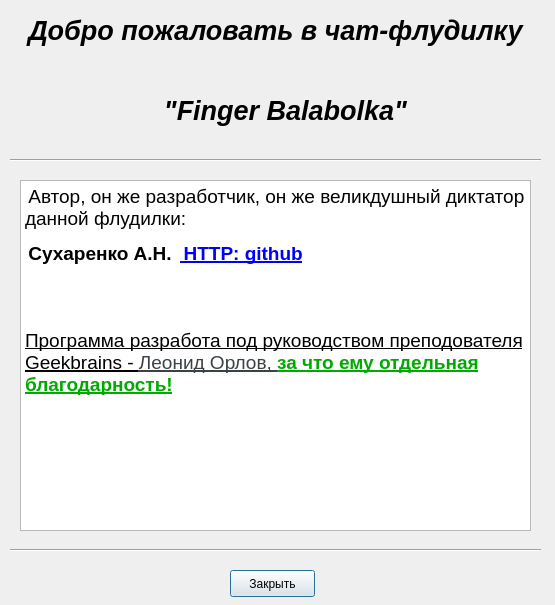
<?xml version="1.0" encoding="UTF-8"?>
<ui version="4.0">
 <class>Dialog</class>
 <widget class="QDialog" name="Dialog">
  <property name="geometry">
   <rect>
    <x>0</x>
    <y>0</y>
    <width>555</width>
    <height>605</height>
   </rect>
  </property>
  <property name="maximumSize">
   <size>
    <width>555</width>
    <height>605</height>
   </size>
  </property>
  <property name="windowTitle">
   <string>Dialog</string>
  </property>
  <widget class="QPushButton" name="pushButton">
   <property name="geometry">
    <rect>
     <x>230</x>
     <y>570</y>
     <width>85</width>
     <height>27</height>
    </rect>
   </property>
   <property name="text">
    <string>Закрыть</string>
   </property>
  </widget>
  <widget class="QLabel" name="label">
   <property name="geometry">
    <rect>
     <x>20</x>
     <y>10</y>
     <width>511</width>
     <height>41</height>
    </rect>
   </property>
   <property name="font">
    <font>
     <pointsize>20</pointsize>
     <weight>75</weight>
     <italic>true</italic>
     <bold>true</bold>
    </font>
   </property>
   <property name="text">
    <string>Добро пожаловать в чат-флудилку</string>
   </property>
   <property name="alignment">
    <set>Qt::AlignCenter</set>
   </property>
  </widget>
  <widget class="Line" name="line">
   <property name="geometry">
    <rect>
     <x>10</x>
     <y>150</y>
     <width>531</width>
     <height>20</height>
    </rect>
   </property>
   <property name="orientation">
    <enum>Qt::Horizontal</enum>
   </property>
  </widget>
  <widget class="Line" name="line_2">
   <property name="geometry">
    <rect>
     <x>10</x>
     <y>540</y>
     <width>531</width>
     <height>20</height>
    </rect>
   </property>
   <property name="orientation">
    <enum>Qt::Horizontal</enum>
   </property>
  </widget>
  <widget class="QLabel" name="label_2">
   <property name="geometry">
    <rect>
     <x>160</x>
     <y>90</y>
     <width>251</width>
     <height>41</height>
    </rect>
   </property>
   <property name="font">
    <font>
     <pointsize>20</pointsize>
     <weight>75</weight>
     <italic>true</italic>
     <bold>true</bold>
    </font>
   </property>
   <property name="text">
    <string>&quot;Finger Balabolka&quot;</string>
   </property>
   <property name="alignment">
    <set>Qt::AlignCenter</set>
   </property>
  </widget>
  <widget class="QTextBrowser" name="textBrowser">
   <property name="geometry">
    <rect>
     <x>20</x>
     <y>180</y>
     <width>511</width>
     <height>351</height>
    </rect>
   </property>
   <property name="html">
    <string>&lt;!DOCTYPE HTML PUBLIC &quot;-//W3C//DTD HTML 4.0//EN&quot; &quot;http://www.w3.org/TR/REC-html40/strict.dtd&quot;&gt;
&lt;html&gt;&lt;head&gt;&lt;meta name=&quot;qrichtext&quot; content=&quot;1&quot; /&gt;&lt;style type=&quot;text/css&quot;&gt;
p, li { white-space: pre-wrap; }
&lt;/style&gt;&lt;/head&gt;&lt;body style=&quot; font-family:'Noto Sans'; font-size:9pt; font-weight:400; font-style:normal;&quot;&gt;
&lt;p style=&quot; margin-top:0px; margin-bottom:0px; margin-left:0px; margin-right:0px; -qt-block-indent:0; text-indent:0px;&quot;&gt; &lt;span style=&quot; font-size:14pt;&quot;&gt;Автор, он же разработчик, он же великдушный диктатор данной флудилки:            &lt;/span&gt;                &lt;/p&gt;
&lt;p style=&quot; margin-top:12px; margin-bottom:12px; margin-left:0px; margin-right:0px; -qt-block-indent:0; text-indent:0px;&quot;&gt; &lt;span style=&quot; font-size:14pt; font-weight:600;&quot;&gt;Сухаренко А.Н. &lt;/span&gt; &lt;a href=&quot;https://github.com/Cyxapic&quot;&gt;&lt;span style=&quot; text-decoration: underline; color:#0000ff;&quot;&gt; &lt;/span&gt;&lt;/a&gt;&lt;a href=&quot;https://github.com/Cyxapic&quot;&gt;&lt;span style=&quot; font-size:14pt; font-weight:600; text-decoration: underline; color:#0000ff;&quot;&gt;HTTP: github&lt;/span&gt;&lt;/a&gt;&lt;/p&gt;
&lt;p style=&quot;-qt-paragraph-type:empty; margin-top:12px; margin-bottom:12px; margin-left:0px; margin-right:0px; -qt-block-indent:0; text-indent:0px;&quot;&gt;&lt;br /&gt;&lt;/p&gt;
&lt;p style=&quot;-qt-paragraph-type:empty; margin-top:12px; margin-bottom:12px; margin-left:0px; margin-right:0px; -qt-block-indent:0; text-indent:0px;&quot;&gt;&lt;br /&gt;&lt;/p&gt;
&lt;p style=&quot; margin-top:12px; margin-bottom:12px; margin-left:0px; margin-right:0px; -qt-block-indent:0; text-indent:0px;&quot;&gt;&lt;span style=&quot; font-size:14pt; text-decoration: underline; color:#000000;&quot;&gt;Программа разработа под руководством преподователя Geekbrains - &lt;/span&gt;&lt;span style=&quot; font-family:'Roboto,San Francisco,Helvetica Neue,Helvetica,Arial'; font-size:14pt; text-decoration: underline; color:#3c4144; background-color:#ffffff;&quot;&gt;Леонид Орлов, &lt;/span&gt;&lt;span style=&quot; font-family:'Roboto,San Francisco,Helvetica Neue,Helvetica,Arial'; font-size:14pt; font-weight:600; text-decoration: underline; color:#00aa00; background-color:#ffffff;&quot;&gt;за что ему отдельная благодарность!&lt;/span&gt;            &lt;/p&gt;&lt;/body&gt;&lt;/html&gt;</string>
   </property>
  </widget>
  <widget class="QLabel" name="label_3">
   <property name="geometry">
    <rect>
     <x>30</x>
     <y>80</y>
     <width>111</width>
     <height>61</height>
    </rect>
   </property>
   <property name="text">
    <string/>
   </property>
   <property name="pixmap">
    <pixmap>../img/icon.png</pixmap>
   </property>
  </widget>
 </widget>
 <resources/>
 <connections>
  <connection>
   <sender>pushButton</sender>
   <signal>clicked()</signal>
   <receiver>Dialog</receiver>
   <slot>close()</slot>
   <hints>
    <hint type="sourcelabel">
     <x>292</x>
     <y>563</y>
    </hint>
    <hint type="destinationlabel">
     <x>277</x>
     <y>302</y>
    </hint>
   </hints>
  </connection>
 </connections>
</ui>
